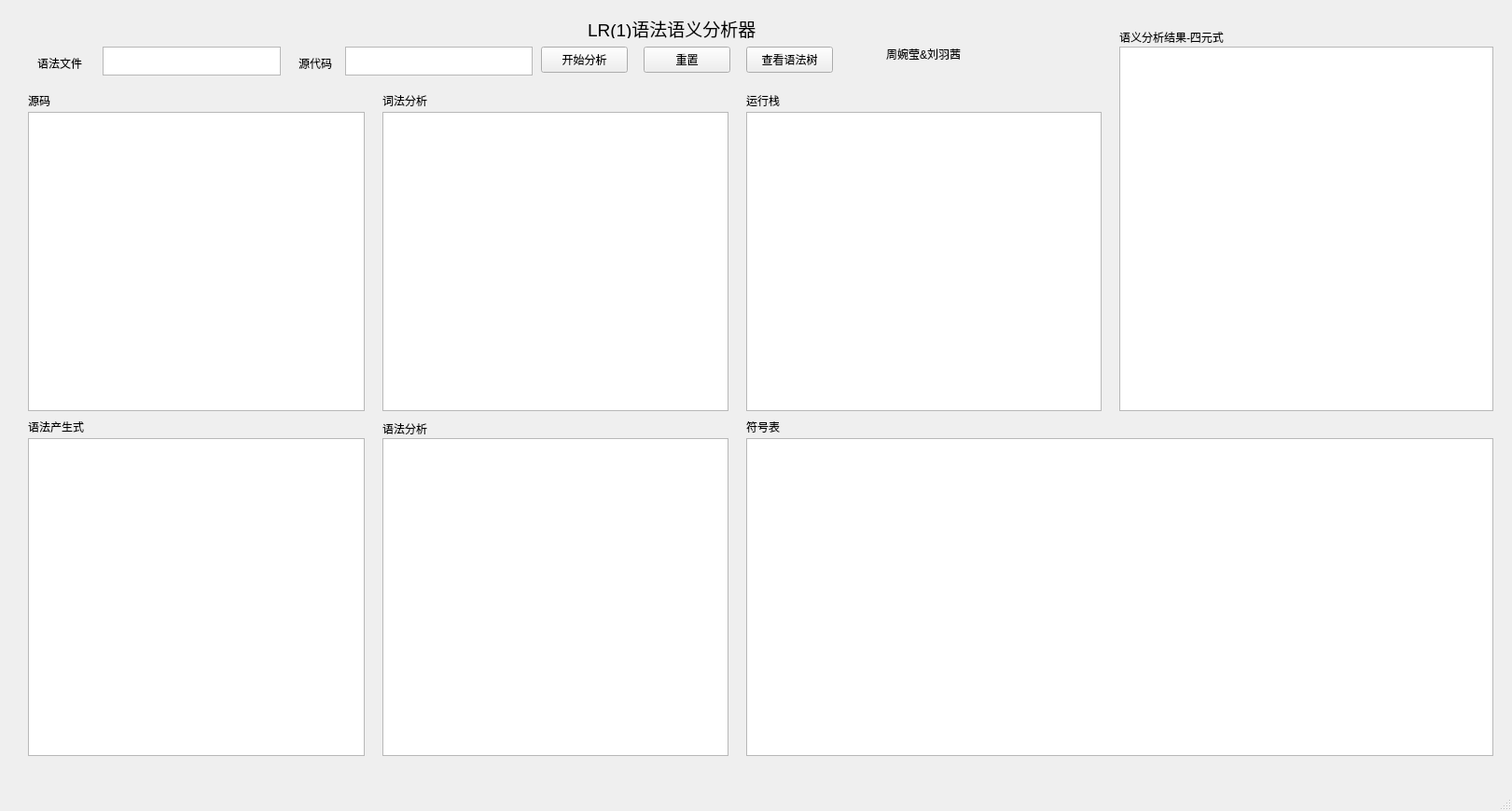
<?xml version="1.0" encoding="UTF-8"?>
<ui version="4.0">
 <class>Syntax</class>
 <widget class="QMainWindow" name="Syntax">
  <property name="geometry">
   <rect>
    <x>0</x>
    <y>0</y>
    <width>1621</width>
    <height>870</height>
   </rect>
  </property>
  <property name="windowTitle">
   <string>Syntax</string>
  </property>
  <widget class="QWidget" name="centralwidget">
   <widget class="QLabel" name="label">
    <property name="geometry">
     <rect>
      <x>630</x>
      <y>20</y>
      <width>231</width>
      <height>21</height>
     </rect>
    </property>
    <property name="font">
     <font>
      <family>Arial</family>
      <pointsize>14</pointsize>
     </font>
    </property>
    <property name="text">
     <string>LR(1)语法语义分析器</string>
    </property>
   </widget>
   <widget class="QTextBrowser" name="outputBox1">
    <property name="geometry">
     <rect>
      <x>30</x>
      <y>120</y>
      <width>361</width>
      <height>321</height>
     </rect>
    </property>
   </widget>
   <widget class="QTextBrowser" name="outputBox3">
    <property name="geometry">
     <rect>
      <x>410</x>
      <y>470</y>
      <width>371</width>
      <height>341</height>
     </rect>
    </property>
   </widget>
   <widget class="QLabel" name="label_2">
    <property name="geometry">
     <rect>
      <x>410</x>
      <y>450</y>
      <width>68</width>
      <height>20</height>
     </rect>
    </property>
    <property name="text">
     <string>语法分析</string>
    </property>
   </widget>
   <widget class="QLabel" name="label_3">
    <property name="geometry">
     <rect>
      <x>30</x>
      <y>450</y>
      <width>91</width>
      <height>16</height>
     </rect>
    </property>
    <property name="text">
     <string>语法产生式</string>
    </property>
   </widget>
   <widget class="QPushButton" name="startBtn">
    <property name="geometry">
     <rect>
      <x>580</x>
      <y>50</y>
      <width>93</width>
      <height>28</height>
     </rect>
    </property>
    <property name="text">
     <string>开始分析</string>
    </property>
   </widget>
   <widget class="QTextEdit" name="fileBox1">
    <property name="geometry">
     <rect>
      <x>110</x>
      <y>50</y>
      <width>191</width>
      <height>31</height>
     </rect>
    </property>
   </widget>
   <widget class="QTextEdit" name="fileBox2">
    <property name="geometry">
     <rect>
      <x>370</x>
      <y>50</y>
      <width>201</width>
      <height>31</height>
     </rect>
    </property>
   </widget>
   <widget class="QLabel" name="label_4">
    <property name="geometry">
     <rect>
      <x>40</x>
      <y>60</y>
      <width>72</width>
      <height>15</height>
     </rect>
    </property>
    <property name="text">
     <string>语法文件</string>
    </property>
   </widget>
   <widget class="QLabel" name="label_5">
    <property name="geometry">
     <rect>
      <x>320</x>
      <y>60</y>
      <width>72</width>
      <height>15</height>
     </rect>
    </property>
    <property name="text">
     <string>源代码</string>
    </property>
   </widget>
   <widget class="QLabel" name="label_6">
    <property name="geometry">
     <rect>
      <x>950</x>
      <y>50</y>
      <width>141</width>
      <height>16</height>
     </rect>
    </property>
    <property name="text">
     <string>周婉莹&amp;刘羽茜</string>
    </property>
   </widget>
   <widget class="QTextBrowser" name="outputBox2">
    <property name="geometry">
     <rect>
      <x>30</x>
      <y>470</y>
      <width>361</width>
      <height>341</height>
     </rect>
    </property>
   </widget>
   <widget class="QLabel" name="label_7">
    <property name="geometry">
     <rect>
      <x>30</x>
      <y>100</y>
      <width>72</width>
      <height>15</height>
     </rect>
    </property>
    <property name="text">
     <string>源码</string>
    </property>
   </widget>
   <widget class="QTextBrowser" name="outputBox4">
    <property name="geometry">
     <rect>
      <x>410</x>
      <y>120</y>
      <width>371</width>
      <height>321</height>
     </rect>
    </property>
   </widget>
   <widget class="QLabel" name="label_8">
    <property name="geometry">
     <rect>
      <x>410</x>
      <y>100</y>
      <width>72</width>
      <height>15</height>
     </rect>
    </property>
    <property name="text">
     <string>词法分析</string>
    </property>
   </widget>
   <widget class="QPushButton" name="rstBtn">
    <property name="geometry">
     <rect>
      <x>690</x>
      <y>50</y>
      <width>93</width>
      <height>28</height>
     </rect>
    </property>
    <property name="text">
     <string>重置</string>
    </property>
   </widget>
   <widget class="QPushButton" name="picBtn">
    <property name="geometry">
     <rect>
      <x>800</x>
      <y>50</y>
      <width>93</width>
      <height>28</height>
     </rect>
    </property>
    <property name="text">
     <string>查看语法树</string>
    </property>
   </widget>
   <widget class="QLabel" name="label_9">
    <property name="geometry">
     <rect>
      <x>800</x>
      <y>450</y>
      <width>72</width>
      <height>15</height>
     </rect>
    </property>
    <property name="text">
     <string>符号表</string>
    </property>
   </widget>
   <widget class="QLabel" name="label_10">
    <property name="geometry">
     <rect>
      <x>800</x>
      <y>100</y>
      <width>72</width>
      <height>15</height>
     </rect>
    </property>
    <property name="text">
     <string>运行栈</string>
    </property>
   </widget>
   <widget class="QLabel" name="label_11">
    <property name="geometry">
     <rect>
      <x>1200</x>
      <y>30</y>
      <width>151</width>
      <height>20</height>
     </rect>
    </property>
    <property name="text">
     <string>语义分析结果-四元式</string>
    </property>
   </widget>
   <widget class="QTableView" name="table">
    <property name="geometry">
     <rect>
      <x>800</x>
      <y>470</y>
      <width>801</width>
      <height>341</height>
     </rect>
    </property>
   </widget>
   <widget class="QTextBrowser" name="outputBox5">
    <property name="geometry">
     <rect>
      <x>1200</x>
      <y>50</y>
      <width>401</width>
      <height>391</height>
     </rect>
    </property>
   </widget>
   <widget class="QTableView" name="table2">
    <property name="geometry">
     <rect>
      <x>800</x>
      <y>120</y>
      <width>381</width>
      <height>321</height>
     </rect>
    </property>
   </widget>
  </widget>
  <widget class="QMenuBar" name="menubar">
   <property name="geometry">
    <rect>
     <x>0</x>
     <y>0</y>
     <width>1621</width>
     <height>26</height>
    </rect>
   </property>
  </widget>
  <widget class="QStatusBar" name="statusbar"/>
 </widget>
 <resources/>
 <connections/>
</ui>
